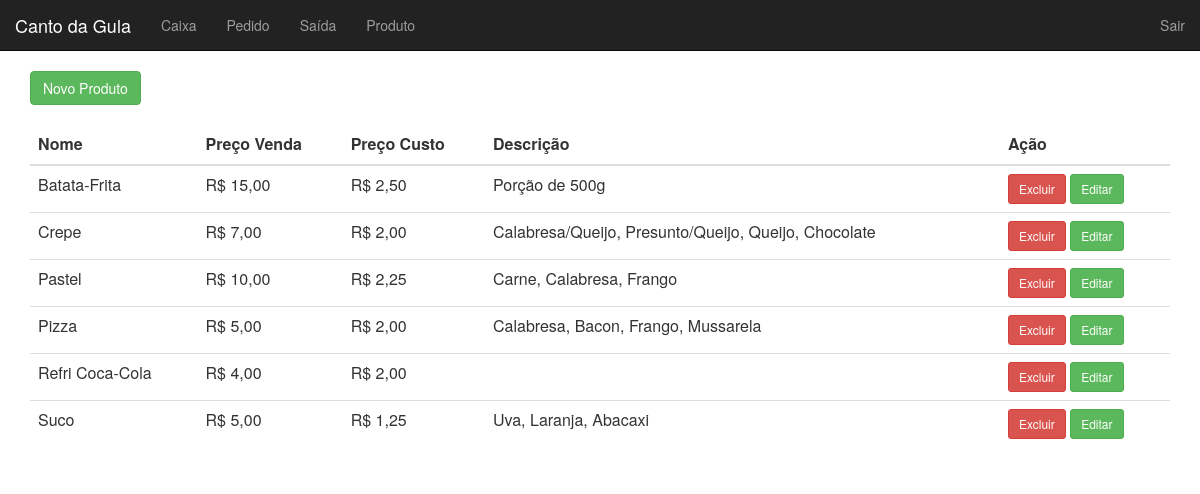
Page /produto/ (signed in) on the earlier database version.
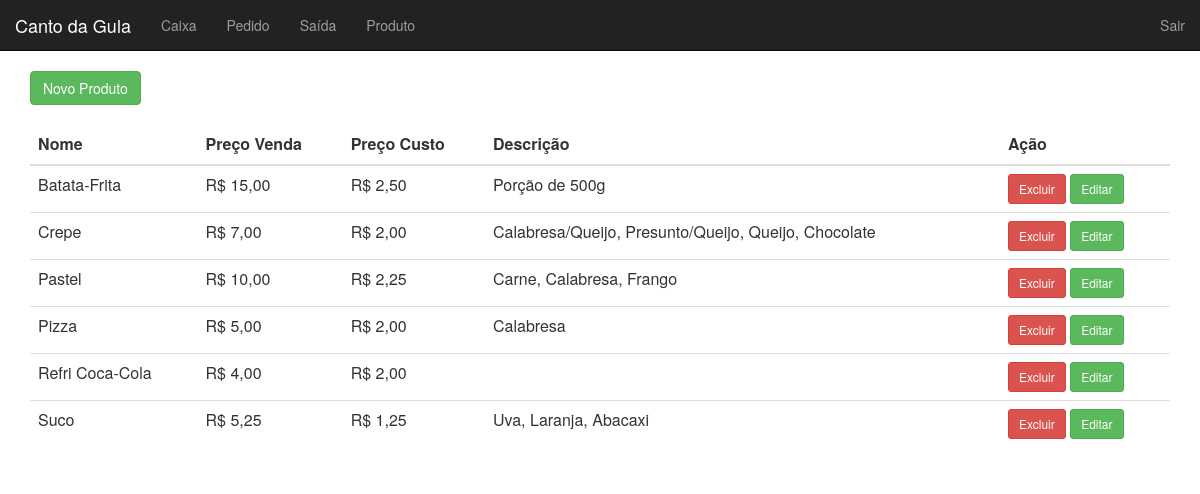
Same page on the later database version.
### tables this page shows
CREATE TABLE `produto` (
  `id` int(11) NOT NULL AUTO_INCREMENT,
  `nome` varchar(50) NOT NULL,
  `preco_venda` double NOT NULL,
  `preco_custo` double DEFAULT NULL,
  `status` tinyint(4) NOT NULL,
  `descricao` text,
  PRIMARY KEY (`id`)
);

### core/controller.php (called while the page is built, shortened)
<?php
class controller {
    public function loadTemplate($viewName, $viewData = array()){
        include 'views/template.php';
    }
    public function loadViewInTemplate($viewName, $viewData = array()){
        extract($viewData);
        include 'views/'.$viewName.'.php';
    }
}
?>

### controllers/produtoController.php (called while the page is built, shortened)
<?php
class produtoController extends controller {
    public function index() {
        $dados = array(
            'produtos' => array()
        );
        $produto = new Produto();
        $dados['produtos'] = $produto->getProdutos();
        $this->loadTemplate('produto', $dados);
    }
}
?>

### core/core.php (called while the page is built, shortened)
<?php
class Core{
    public function run(){
        $url = (isset($_GET['q']))?"/".$_GET['q']:"";
        $params = array();
        if (!empty($url) && $url != '/') {
            $url = explode('/', $url);
            array_shift($url);
            if ($url[count($url)-1] == ""){
                array_pop($url);
            }
            array_shift($url);
            if (isset($url[0])) {
                    $currentAction = $url[0];
                    array_shift($url);
            } else {
                    $currentAction = 'index';
            }
        } else {
            $currentController = 'homeController';
            $currentAction = 'index';
        }
        $c = new $currentController();
        call_user_func_array(array($c, $currentAction), $params);
    }
}
?>

### index.php (called while the page is built, shortened)
<?php
$core = new Core();
$core->run();
?>

### core/model.php (called while the page is built, shortened)
<?php
class model {
    public function __construct(){
        global $banco;
        $this->db = $banco;
    }
}
?>

### models/Produto.php (called while the page is built, shortened)
<?php
class Produto extends model {
    public function getProdutos() {
        $array = array();
        $sql = "SELECT * FROM produto ORDER BY nome";
        $sql = $this->db->query($sql);
        if ($sql->rowCount() > 0) {
            $array = $sql->fetchAll();
        }
        return $array;
    }
}

### views/produto.php (the view, shortened to what this page needs)
<div class="row">
    <div class="col-md-12">
        <a href="<?php echo BASE_URL; ?>/produto/add" class="btn btn-success">Novo Produto</a>
    </div>
</div>
<br/>
<div class="row">
    <div class="col-md-12">
        <table class="table table-hover">
            <thead>
                <tr>
                    <th>Nome</th>
                    <th>Preço Venda</th>
                    <th>Preço Custo</th>
                    <th>Descrição</th>
                    <th>Ação</th>
                </tr>
            </thead>
            <tbody>
                <?php foreach ($produtos as $produto): ?>
                <?php if ($produto['status'] == '1'): ?>
                <tr>
                <?php else: ?>
                <tr class="danger">
                <?php endif; ?>
                    <td><?php echo $produto['nome']; ?></td>
                    <td><?php echo "R$ ".number_format($produto['preco_venda'],2,',','.'); ?></td>
                    <td><?php echo "R$ ".number_format($produto['preco_custo'],2,',','.'); ?></td>
                    <td><?php echo $produto['descricao']; ?></td>
                    <td>
                        <a href="<?php echo BASE_URL; ?>/produto/excluir/<?php echo $produto['id']; ?>" class="btn btn-sm btn-danger">Excluir</a>
                        <a href="<?php echo BASE_URL; ?>/produto/editar/<?php echo $produto['id']; ?>" class="btn btn-sm btn-success">Editar</a>
                    </td>
                </tr>
                <?php endforeach; ?>
            </tbody>
        </table>
    </div>
</div>

Differences in the rows shown:
changed produto "Pizza": descricao "Calabresa, Bacon, Frango, Mussarela" → "Calabresa"
changed produto "Suco": preco_venda "5,00" → "5,25"
